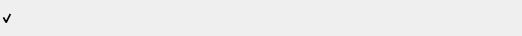
<?xml version="1.0" encoding="UTF-8"?>
<ui version="4.0">
 <class>ImportListWidgetItem</class>
 <widget class="QWidget" name="ImportListWidgetItem">
  <property name="geometry">
   <rect>
    <x>0</x>
    <y>0</y>
    <width>522</width>
    <height>36</height>
   </rect>
  </property>
  <property name="minimumSize">
   <size>
    <width>0</width>
    <height>34</height>
   </size>
  </property>
  <property name="maximumSize">
   <size>
    <width>16777215</width>
    <height>36</height>
   </size>
  </property>
  <property name="windowTitle">
   <string/>
  </property>
  <property name="styleSheet">
   <string notr="true">#lImage, #lState, #cSelected
{
border: none;
background: transparent;
}

#lImage 
{
padding-left: 6px;
}

#lState 
{
padding-right: -2px;
}
</string>
  </property>
  <layout class="QHBoxLayout" name="horizontalLayout_2">
   <property name="spacing">
    <number>0</number>
   </property>
   <property name="leftMargin">
    <number>0</number>
   </property>
   <property name="topMargin">
    <number>4</number>
   </property>
   <property name="rightMargin">
    <number>19</number>
   </property>
   <property name="bottomMargin">
    <number>4</number>
   </property>
   <item>
    <widget class="QCheckBox" name="cSelected">
     <property name="sizePolicy">
      <sizepolicy hsizetype="Fixed" vsizetype="Preferred">
       <horstretch>0</horstretch>
       <verstretch>0</verstretch>
      </sizepolicy>
     </property>
     <property name="maximumSize">
      <size>
       <width>16777215</width>
       <height>16777215</height>
      </size>
     </property>
     <property name="text">
      <string/>
     </property>
     <property name="checked">
      <bool>true</bool>
     </property>
     <property name="type" stdset="0">
      <string notr="true">mega</string>
     </property>
     <property name="state" stdset="0">
      <string notr="true">default</string>
     </property>
    </widget>
   </item>
   <item>
    <layout class="QHBoxLayout" name="horizontalLayout">
     <property name="spacing">
      <number>12</number>
     </property>
     <item>
      <widget class="IconLabel" name="lImage">
       <property name="sizePolicy">
        <sizepolicy hsizetype="Maximum" vsizetype="Preferred">
         <horstretch>0</horstretch>
         <verstretch>0</verstretch>
        </sizepolicy>
       </property>
       <property name="minimumSize">
        <size>
         <width>24</width>
         <height>24</height>
        </size>
       </property>
       <property name="maximumSize">
        <size>
         <width>24</width>
         <height>24</height>
        </size>
       </property>
       <property name="styleSheet">
        <string notr="true"/>
       </property>
       <property name="text">
        <string/>
       </property>
       <property name="iconSize">
        <size>
         <width>24</width>
         <height>24</height>
        </size>
       </property>
      </widget>
     </item>
     <item>
      <widget class="QLabel" name="lName">
       <property name="sizePolicy">
        <sizepolicy hsizetype="Minimum" vsizetype="Preferred">
         <horstretch>0</horstretch>
         <verstretch>0</verstretch>
        </sizepolicy>
       </property>
       <property name="minimumSize">
        <size>
         <width>300</width>
         <height>28</height>
        </size>
       </property>
       <property name="maximumSize">
        <size>
         <width>300</width>
         <height>16777215</height>
        </size>
       </property>
       <property name="font">
        <font/>
       </property>
       <property name="focusPolicy">
        <enum>Qt::StrongFocus</enum>
       </property>
       <property name="text">
        <string/>
       </property>
       <property name="textFormat">
        <enum>Qt::PlainText</enum>
       </property>
      </widget>
     </item>
    </layout>
   </item>
   <item>
    <spacer name="horizontalSpacer">
     <property name="orientation">
      <enum>Qt::Horizontal</enum>
     </property>
     <property name="sizeType">
      <enum>QSizePolicy::Expanding</enum>
     </property>
     <property name="sizeHint" stdset="0">
      <size>
       <width>10</width>
       <height>10</height>
      </size>
     </property>
    </spacer>
   </item>
   <item>
    <widget class="IconLabel" name="lState">
     <property name="minimumSize">
      <size>
       <width>16</width>
       <height>16</height>
      </size>
     </property>
     <property name="maximumSize">
      <size>
       <width>16</width>
       <height>16</height>
      </size>
     </property>
     <property name="focusPolicy">
      <enum>Qt::NoFocus</enum>
     </property>
     <property name="styleSheet">
      <string notr="true">
      </string>
     </property>
     <property name="text">
      <string/>
     </property>
     <property name="icon">
      <iconset>
       <normaloff>../images/import_check.svg</normaloff>../images/import_check.svg</iconset>
     </property>
     <property name="iconSize">
      <size>
       <width>16</width>
       <height>16</height>
      </size>
     </property>
     <property name="flat" stdset="0">
      <bool>true</bool>
     </property>
     <property name="class" stdset="0">
      <string notr="true">icon-label</string>
     </property>
    </widget>
   </item>
  </layout>
 </widget>
 <customwidgets>
  <customwidget>
   <class>IconLabel</class>
   <extends>QToolButton</extends>
   <header>TokenizableItems/IconLabel.h</header>
  </customwidget>
 </customwidgets>
 <tabstops>
  <tabstop>cSelected</tabstop>
  <tabstop>lImage</tabstop>
  <tabstop>lName</tabstop>
 </tabstops>
 <resources/>
 <connections/>
</ui>
